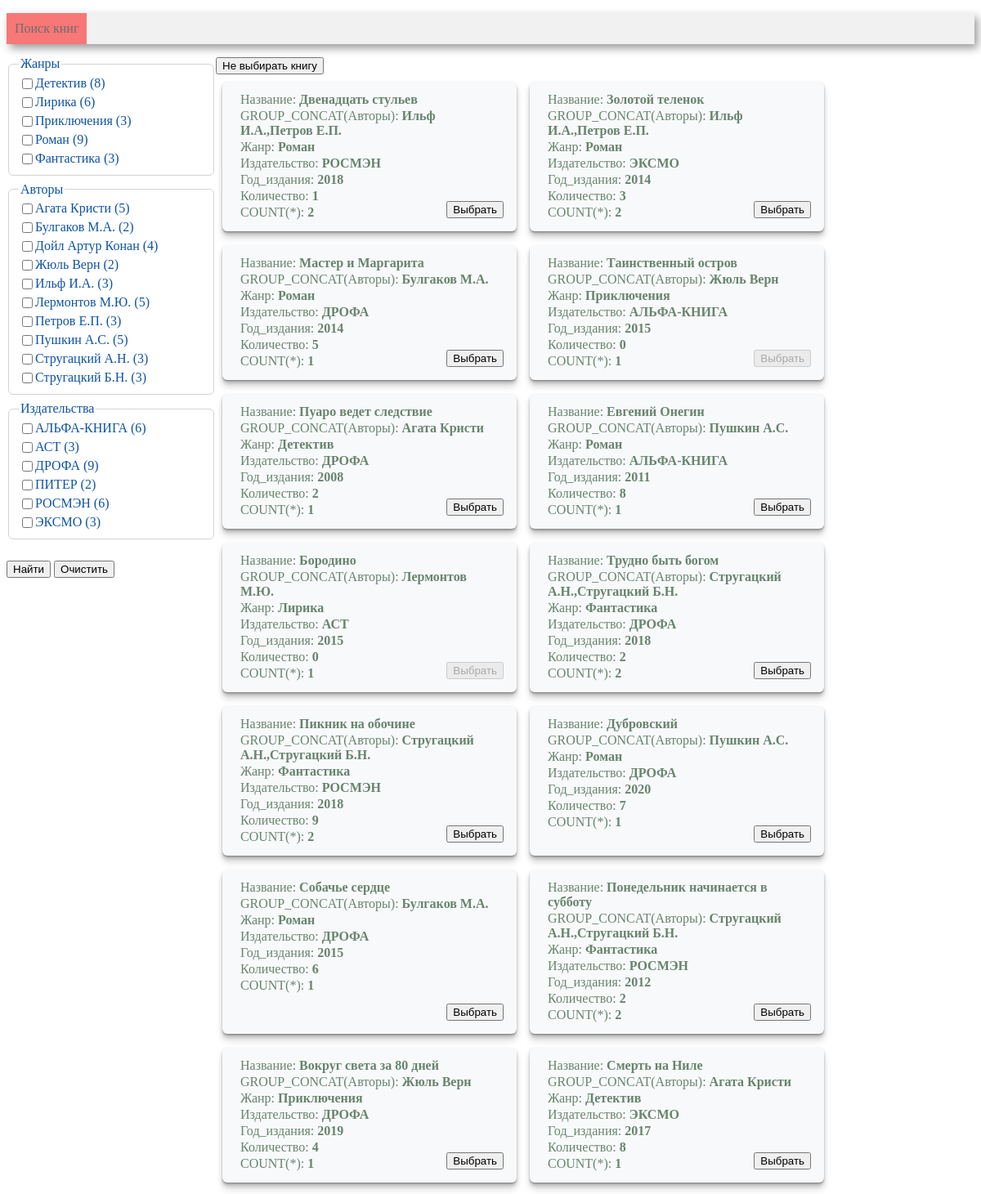
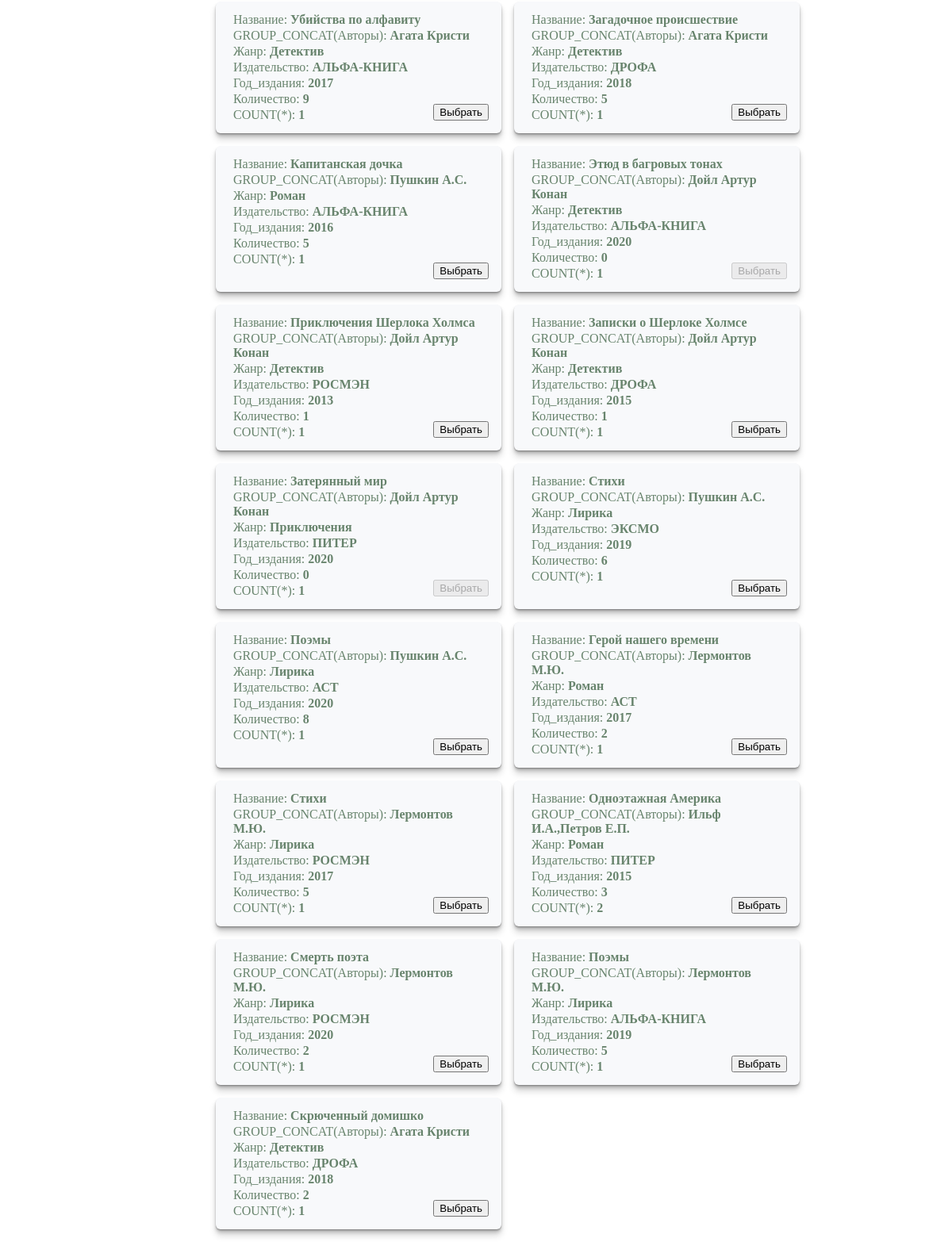
Screenshot of /search with the database file from the repository (2 pictures, top to bottom).
### tables this page shows
CREATE TABLE genre (
       genre_id INTEGER PRIMARY KEY AUTOINCREMENT,
	   genre_name VARCHAR(30)
);

CREATE TABLE author (
       author_id INTEGER PRIMARY KEY AUTOINCREMENT,
	   author_name VARCHAR(30)
);

CREATE TABLE publisher (
       publisher_id INTEGER PRIMARY KEY AUTOINCREMENT,
	   publisher_name VARCHAR(40)
);

### controllers/search.py (the view)
@app.route('/search', methods=['get', 'post'])
def search():
    conn = get_db_connection()
    df_author = get_author(conn)
    df_publisher = get_publisher(conn)
    df_genre = get_genre(conn)
    if request.form.get('clear'):
        genres = []
        publishers =[]
        authors = []
    else:
        genres = [int(item) for item in request.form.getlist('genre_id')]
        publishers = [int(item) for item in request.form.getlist('publisher_id')]
        authors = [int(item) for item in request.form.getlist('author_id')]
    df_card = card(conn, publishers, genres, authors)
    html = render_template(
        'search.html',
        authors=df_author,
        publishers=df_publisher,
        genres=df_genre,
        card=df_card,
        sel_authors=authors,
        sel_publishers=publishers,
        sel_genres=genres,
        len=len
    )
    return html

### models/search_model.py (called while the page is built)
def get_publisher(conn):
    return pd.read_sql('''
        SELECT publisher_id, publisher_name, COUNT(book.book_id)
        FROM publisher
        JOIN book USING(publisher_id)
        GROUP BY publisher_name''', conn)

def get_genre(conn):
    return pd.read_sql('''
        SELECT genre_id, genre_name, COUNT(book.book_id)
        FROM genre
        JOIN book USING(genre_id)
        GROUP BY genre_name''', conn)

def get_author(conn):
    return pd.read_sql('''
        SELECT author_id, author_name, COUNT(book.book_id)
        FROM author
        JOIN book_author USING(author_id)
        JOIN book USING(book_id)
        GROUP BY author_name''', conn)

def convert(list):
    s = [str(i) for i in list]
    res = ",".join(s)
    return res

### utils.py (called while the page is built)
def get_db_connection():
    return sqlite3.connect('library.sqlite')

### templates/search.html (shortened to what this page needs)
<!DOCTYPE html>
<html lang="en">
<head>
    <link rel="stylesheet" type="text/css" href="/static/CSS/search.css"/>
    <link rel="stylesheet" type="text/css" href="/static/CSS/style.css"/>
    {% import "macros.html" as macros %}
</head>
<body>
<div class=menu>
    <ul>
        <li class=active><a href="/">Поиск книг</a></li>
    </ul>
</div>
<div class="content">
    <div class="lists">
        <form action="" method="post">
            {{ macros.render_filters('Жанры', genres, sel_genres, len) }}
            {{ macros.render_filters('Авторы', authors, sel_authors, len) }}
            {{ macros.render_filters('Издательства', publishers, sel_publishers, len) }}
            <br>
            <input type="submit" value="Найти">
            <input type="submit" name="clear" value="Очистить">
        </form>
    </div>
    <div class="result">
        <form action="{{ url_for('index') }}" method="get">
            <input type="submit" name="noselect" value="Не выбирать книгу">
        </form>
        <div class="cards">
            {{ macros.render_cards(card, len) }}
        </div>
    </div>
</div>
</body>
</html>

### templates/macros.html (shortened to what this page needs)
{% macro render_filters(name, category, selected, len) %}
    {% set n = len(category) %}
    <fieldset>
        <legend>{{ name }}</legend>
        {% for i in range(n) %}
            <div class="checkbox-wrapper">
                {% set id_r = category.loc[i, category.columns[0]] %}
                <input type="checkbox" name={{ category.columns[0] }} value={{ category.loc[i, category.columns[0]] }}
                >
                <label>{{ category.loc[i, category.columns[1]] }}
                    ({{ category.loc[i, category.columns[2]] }})</label>
            </div>
        {% endfor %}
    </fieldset>
{% endmacro %}
{% macro render_cards(card, len) %}
    {% set n = len(card) %}
    {% for i in range(n) %}
        <div class="card">
            {% for name in card.dtypes.index %}
                {% if name != 'ID' %}
                    <p>{{ name }}: <b>{{ card.loc[i, name] }}</b></p>
                {% endif %}
            {% endfor %}
            <div class="button-wrapper">
                <form action="{{ url_for('index') }}" method="get">
                    <input type="submit" value="Выбрать"
                            {% if card.loc[i, 'Количество'] == 0 %}
                           disabled
                            {% endif %}
                    >
                </form>
            </div>
        </div>
    {% endfor %}
{% endmacro %}

### static/CSS/search.css (style rules this page uses)
.content { display: flex; margin-top: 1rem; }
.cards { display: flex; flex-wrap: wrap; align-content: flex-start; }
.lists { min-width: 16rem; margin-top: -1px; position: sticky; height: 100%; top: 15px; }
.lists fieldset { margin-bottom: 8px; border: 1px solid lightgray; border-radius: 6px; }
.lists label { color: rgb(15, 83, 165); }
.checkbox-wrapper:not(:last-child) { margin-bottom: 4px; }
.checkbox-wrapper { display: flex; width: 100%; }
legend { color: rgb(15, 83, 165); }
.card { background-color: #F8F9FB; border-radius: 6px; padding: 12px 20px; margin: 8px; width: 20rem; min-width: 17rem; position: relative; box-shadow: 0 1px 1px rgba(0,0,0,0.15), 0 2px 2px rgba(0,0,0,0.15), 0 4px 4px rgba(0,0,0,0.15), 0 8px 8px rgba(0,0,0,0.15) }
.card .button-wrapper { bottom: 1rem; right: 1rem; position: absolute; }
.card p { margin: 2px; color: #68846D; }

### static/CSS/style.css (style rules this page uses)
.menu { background-color: #f1f1f1; box-shadow: 4px 5px 10px rgba(0, 0, 0, 0.4); width: 100%; }
.menu li { display: inline-block; vertical-align: top; padding: 10px; color: #6f6d6d; }
.menu a { text-decoration: none; color: #6f6d6d; }
.menu ul { padding: 0px; }
.active { background-color: #f87777; color: #f8f8f8; }

### rows the page displays
genre: genre_name "Детектив"
genre: genre_name "Лирика"
genre: genre_name "Приключения"
genre: genre_name "Роман"
genre: genre_name "Фантастика"
author: author_name "Агата Кристи"
author: author_name "Булгаков М.А."
author: author_name "Дойл Артур Конан"
author: author_name "Жюль Верн"
author: author_name "Ильф И.А."
author: author_name "Лермонтов М.Ю."
author: author_name "Петров Е.П."
author: author_name "Пушкин А.С."
author: author_name "Стругацкий А.Н."
author: author_name "Стругацкий Б.Н."
publisher: publisher_name "АЛЬФА-КНИГА"
publisher: publisher_name "АСТ"
publisher: publisher_name "ДРОФА"
publisher: publisher_name "ПИТЕР"
publisher: publisher_name "РОСМЭН"
publisher: publisher_name "ЭКСМО"

### other values shown
{{ name }} "Жанры Авторы Издательства"
{{ category.loc[i, category.columns[2]] }} "8" "6" "3" "9" "3" "5" "2" "4" "2" "3" "5" "3" "5" "3" "3" "6" "3" "9" "2" "6" "3"
{{ name }} "Название" "GROUP_CONCAT(Авторы)" "Жанр" "Издательство" "Год_издания" "Количество" "COUNT(*)" "Название" "GROUP_CONCAT(Авторы)" "Жанр" "Издательство" "Год_издания" "Количество" "COUNT(*)" "Название" "GROUP_CONCAT(Авторы)" "Жанр" "Издательство" "Год_издания" "Количество" "COUNT(*)" "Название" "GROUP_CONCAT(Авторы)" "Жанр" "Издательство" "Год_издания" "Количество" "COUNT(*)" "Название" "GROUP_CONCAT(Авторы)" "Жанр" "Издательство" "Год_издания" "Количество" "COUNT(*)" "Название" "GROUP_CONCAT(Авторы)" "Жанр" "Издательство" "Год_издания" "Количество" "COUNT(*)" "Название" "GROUP_CONCAT(Авторы)" "Жанр" "Издательство" "Год_издания" "Количество" "COUNT(*)" "Название" "GROUP_CONCAT(Авторы)" "Жанр" "Издательство" "Год_издания" "Количество" "COUNT(*)" "Название" "GROUP_CONCAT(Авторы)" "Жанр" "Издательство" "Год_издания" "Количество" "COUNT(*)" "Название" "GROUP_CONCAT(Авторы)" "Жанр" "Издательство" "Год_издания" "Количество" "COUNT(*)" "Название" "GROUP_CONCAT(Авторы)" "Жанр" "Издательство" "Год_издания" "Количество" "COUNT(*)" "Название" "GROUP_CONCAT(Авторы)" "Жанр" "Издательство" "Год_издания" "Количество" "COUNT(*)" "Название" "GROUP_CONCAT(Авторы)" "Жанр" "Издательство" "Год_издания" "Количество" "COUNT(*)" "Название" "GROUP_CONCAT(Авторы)" "Жанр" "Издательство" "Год_издания" "Количество" "COUNT(*)" "Название" "GROUP_CONCAT(Авторы)" "Жанр" "Издательство" "Год_издания" "Количество" "COUNT(*)" "Название" "GROUP_CONCAT(Авторы)" "Жанр" "Издательство" "Год_издания" "Количество" "COUNT(*)" "Название" "GROUP_CONCAT(Авторы)" "Жанр" "Издательство" "Год_издания" "Количество" "COUNT(*)" "Название" "GROUP_CONCAT(Авторы)" "Жанр" "Издательство" "Год_издания" "Количество" "COUNT(*)" "Название" "GROUP_CONCAT(Авторы)" "Жанр" "Издательство" "Год_издания" "Количество" "COUNT(*)" "Название" "GROUP_CONCAT(Авторы)" "Жанр" "Издательство" "Год_издания" "Количество" "COUNT(*)" "Название" "GROUP_CONCAT(Авторы)" "Жанр" "Издательство" "Год_издания" "Количество" "COUNT(*)" "Название" "GROUP_CONCAT(Авторы)" "Жанр" "Издательство" "Год_издания" "Количество" "COUNT(*)" "Название" "GROUP_CONCAT(Авторы)" "Жанр" "Издательство" "Год_издания" "Количество" "COUNT(*)" "Название" "GROUP_CONCAT(Авторы)" "Жанр" "Издательство" "Год_издания" "Количество" "COUNT(*)" "Название" "GROUP_CONCAT(Авторы)" "Жанр" "Издательство" "Год_издания" "Количество" "COUNT(*)" "Название" "GROUP_CONCAT(Авторы)" "Жанр" "Издательство" "Год_издания" "Количество" "COUNT(*)" "Название" "GROUP_CONCAT(Авторы)" "Жанр" "Издательство" "Год_издания" "Количество" "COUNT(*)" "Название" "GROUP_CONCAT(Авторы)" "Жанр" "Издательство" "Год_издания" "Количество" "COUNT(*)" "Название" "GROUP_CONCAT(Авторы)" "Жанр" "Издательство" "Год_издания" "Количество" "COUNT(*)"
{{ card.loc[i, name] }} "Двенадцать стульев" "Ильф И.А.,Петров Е.П." "Роман" "РОСМЭН" "2018" "1" "2" "Золотой теленок" "Ильф И.А.,Петров Е.П." "Роман" "ЭКСМО" "2014" "3" "2" "Мастер и Маргарита" "Булгаков М.А." "Роман" "ДРОФА" "2014" "5" "1" "Таинственный остров" "Жюль Верн" "Приключения" "АЛЬФА-КНИГА" "2015" "0" "1" "Пуаро ведет следствие" "Агата Кристи" "Детектив" "ДРОФА" "2008" "2" "1" "Евгений Онегин" "Пушкин А.С." "Роман" "АЛЬФА-КНИГА" "2011" "8" "1" "Бородино" "Лермонтов М.Ю." "Лирика" "АСТ" "2015" "0" "1" "Трудно быть богом" "Стругацкий А.Н.,Стругацкий Б.Н." "Фантастика" "ДРОФА" "2018" "2" "2" "Пикник на обочине" "Стругацкий А.Н.,Стругацкий Б.Н." "Фантастика" "РОСМЭН" "2018" "9" "2" "Дубровский" "Пушкин А.С." "Роман" "ДРОФА" "2020" "7" "1" "Собачье сердце" "Булгаков М.А." "Роман" "ДРОФА" "2015" "6" "1" "Понедельник начинается в субботу" "Стругацкий А.Н.,Стругацкий Б.Н." "Фантастика" "РОСМЭН" "2012" "2" "2" "Вокруг света за 80 дней" "Жюль Верн" "Приключения" "ДРОФА" "2019" "4" "1" "Смерть на Ниле" "Агата Кристи" "Детектив" "ЭКСМО" "2017" "8" "1" "Убийства по алфавиту" "Агата Кристи" "Детектив" "АЛЬФА-КНИГА" "2017" "9" "1" "Загадочное происшествие" "Агата Кристи" "Детектив" "ДРОФА" "2018" "5" "1" "Капитанская дочка" "Пушкин А.С." "Роман" "АЛЬФА-КНИГА" "2016" "5" "1" "Этюд в багровых тонах" "Дойл Артур Конан" "Детектив" "АЛЬФА-КНИГА" "2020" "0" "1" "Приключения Шерлока Холмса" "Дойл Артур Конан" "Детектив" "РОСМЭН" "2013" "1" "1" "Записки о Шерлоке Холмсе" "Дойл Артур Конан" "Детектив" "ДРОФА" "2015" "1" "1" "Затерянный мир" "Дойл Артур Конан" "Приключения" "ПИТЕР" "2020" "0" "1" "Стихи" "Пушкин А.С." "Лирика" "ЭКСМО" "2019" "6" "1" "Поэмы" "Пушкин А.С." "Лирика" "АСТ" "2020" "8" "1" "Герой нашего времени" "Лермонтов М.Ю." "Роман" "АСТ" "2017" "2" "1" "Стихи" "Лермонтов М.Ю." "Лирика" "РОСМЭН" "2017" "5" "1" "Одноэтажная Америка" "Ильф И.А.,Петров Е.П." "Роман" "ПИТЕР" "2015" "3" "2" "Смерть поэта" "Лермонтов М.Ю." "Лирика" "РОСМЭН" "2020" "2" "1" "Поэмы" "Лермонтов М.Ю." "Лирика" "АЛЬФА-КНИГА" "2019" "5" "1" "Скрюченный домишко" "Агата Кристи" "Детектив" "ДРОФА" "2018" "2" "1"
